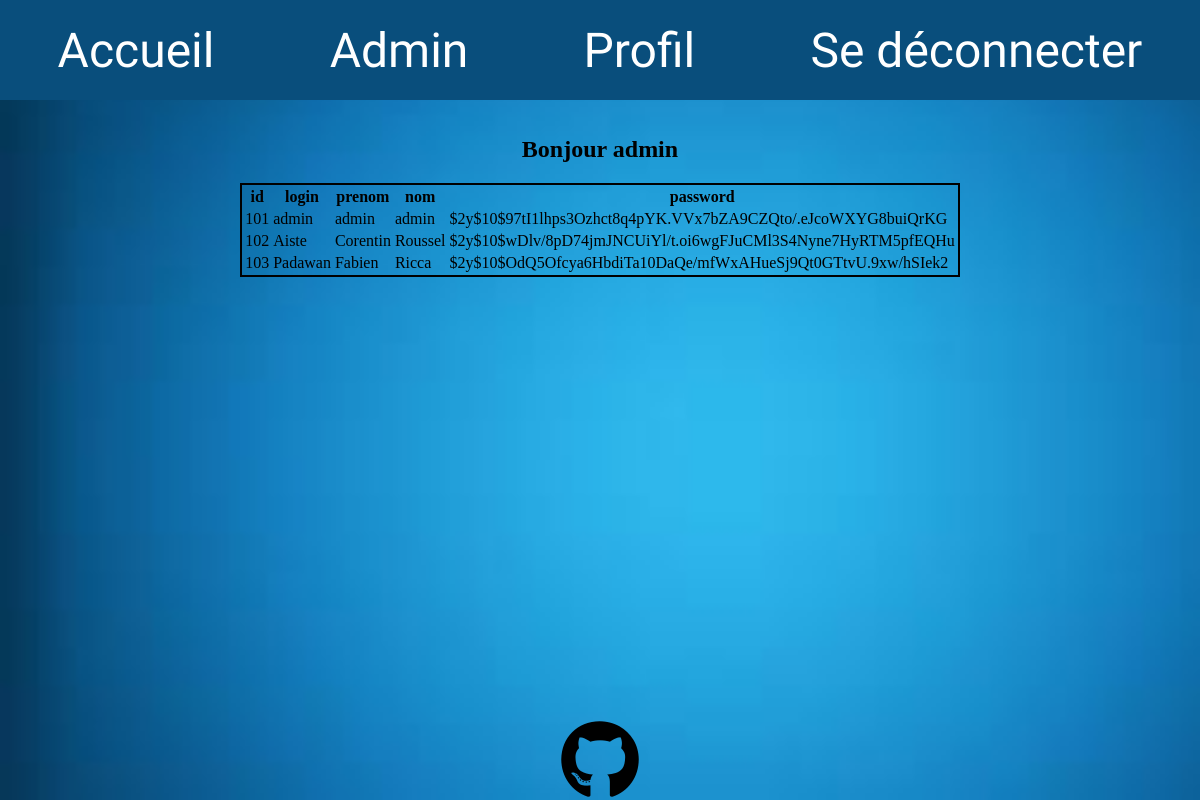
Page /admin.php (signed in) on the committed database.
### tables this page shows
CREATE TABLE `utilisateurs` (
  `id` int(11) NOT NULL,
  `login` varchar(255) NOT NULL,
  `prenom` varchar(255) NOT NULL,
  `nom` varchar(255) NOT NULL,
  `password` varchar(255) NOT NULL
);

### admin.php (the view, shortened to what this page needs)
<?php
    include '_db/connect.php';
    if($_SESSION['login'] === "admin") {
?>
<!DOCTYPE html>
<html lang="en">
<head>
    <?php include '_include/head.php' ?>
</head>
<body class="bg-img">
    <header>
        <?php include '_include/header.php'?>
    </header>
    <main>
        <article class="main-index">
            <h1>Bonjour <?php echo $_SESSION['login'] ?></h1>
        </article>
        <article class="flex-table">
            <table class="table">
                <thead>
                    <tr>
                        <?php
                            $req =  ("SELECT * FROM utilisateurs");
                            $req_user = mysqli_query($mysqli, $req);
                            $users = mysqli_fetch_array($req_user, MYSQLI_ASSOC);
                            foreach($users as $key => $values) {
                                    echo '<th>' . $key . '</th>';
                            }
                        ?>
                    </tr>
                </thead>
                <tbody>
                    <?php
                        while ($users != NULL) {
                            echo "<tr>";
                            foreach($users as $key => $values) {
                                    echo '<td>' . $values . '</td>';
                            }
                        $users = mysqli_fetch_array($req_user, MYSQLI_ASSOC);
                        echo "</tr>";
                        }
                    ?>
                </tbody>
            </table>
        </article>
    </main>
    <footer>
        <?php include '_include/footer.php' ?>
    </footer>
</body>
</html>
<?php } else {
    header("Location: index.php");
}
?>

### _include/head.php (shortened to what this page needs)
<link rel="stylesheet" href="style.css" type="text/css">

### _include/header.php
<article>
    <nav class="nav">
                    <a class="link" href="index.php">Accueil</a>
        <?php if(!isset($_SESSION['id'])) {   ?>
                    <a class="link" href="inscription.php">Inscription</a>
                    <a class="link" href="connexion.php">Connexion</a>
        <?php }else if($_SESSION['login'] === 'admin') {  ?>
                    <a class="link" href="admin.php">Admin</a>
                    <a class="link" href="profil.php">Profil</a>
                    <a class="link" href="deconnexion.php">Se déconnecter</a>
        <?php   }else{?>
                    <a class="link" href="profil.php">Profil</a>
                    <a class="link" href="deconnexion.php">Se déconnecter</a>
        <?php } ?>
    </nav>
</article>

### _include/footer.php
<article>
    <a href="https://github.com/corentin-roussel/module-connexion" target="blank_"><i class="fa-brands fa-github"></i></a>
</article>

### style.css (style rules this page uses)
body { margin: 0; padding: 0; width: 100vw; min-height: 100vh; display: flex; flex-direction: column; }
header { min-height: 10vh; }
body { display: flex; flex-direction: column; }
footer { display: flex; align-items: flex-end; justify-content: center; margin-top: auto; min-height: 10vh; }
.bg-img { background-image: url(img/index.jpeg); background-size: cover; background-repeat: no-repeat; }
.nav { display: flex; justify-content: space-around; align-items: center; background-color: #094e7c; width: 100vw; height: 100px; margin-bottom: 1rem; }
.link { text-decoration: none; color: #FFFFFF; font-family: 'Neuton', sans-serif; font-size: 3rem; }
.main-index { display: flex; justify-content: center; }
.fa-github { color: #000000; font-size: 5rem; }
.flex-table { display: flex; justify-content: center; }
.table { border: 2px solid black; }

### rows in the picture
utilisateurs: id "101", login "admin", prenom "admin", nom "admin", password "$2y$10$97tI1lhps3Ozhct8q4pYK.VVx7bZA9CZQto/.eJcoWXYG8buiQrKG"
utilisateurs: id "102", login "Aiste", prenom "Corentin", nom "Roussel", password "$2y$10$wDlv/8pD74jmJNCUiYl/t.oi6wgFJuCMl3S4Nyne7HyRTM5pfEQHu"
utilisateurs: id "103", login "Padawan", prenom "Fabien", nom "Ricca", password "$2y$10$OdQ5Ofcya6HbdiTa10DaQe/mfWxAHueSj9Qt0GTtvU.9xw/hSIek2"

### other values in the picture
$_SESSION['login'] "admin"
$key "id"
$key "login"
$key "prenom"
$key "nom"
$key "password"
